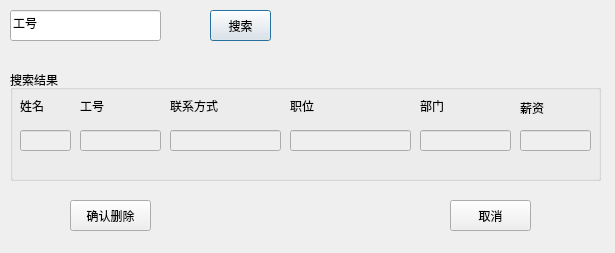
<?xml version="1.0" encoding="UTF-8"?>
<ui version="4.0">
 <class>deletePersonal</class>
 <widget class="QDialog" name="deletePersonal">
  <property name="geometry">
   <rect>
    <x>0</x>
    <y>0</y>
    <width>615</width>
    <height>253</height>
   </rect>
  </property>
  <property name="windowTitle">
   <string>企业人事管理系统</string>
  </property>
  <widget class="QPushButton" name="searchBtn">
   <property name="geometry">
    <rect>
     <x>210</x>
     <y>10</y>
     <width>61</width>
     <height>31</height>
    </rect>
   </property>
   <property name="text">
    <string>搜索</string>
   </property>
  </widget>
  <widget class="QPushButton" name="okBtn">
   <property name="geometry">
    <rect>
     <x>70</x>
     <y>200</y>
     <width>81</width>
     <height>31</height>
    </rect>
   </property>
   <property name="text">
    <string>确认删除</string>
   </property>
  </widget>
  <widget class="QLineEdit" name="searchLineEdit">
   <property name="geometry">
    <rect>
     <x>10</x>
     <y>10</y>
     <width>151</width>
     <height>31</height>
    </rect>
   </property>
   <property name="text">
    <string>工号</string>
   </property>
  </widget>
  <widget class="QGroupBox" name="dispalyGroupBox">
   <property name="geometry">
    <rect>
     <x>10</x>
     <y>70</y>
     <width>591</width>
     <height>111</height>
    </rect>
   </property>
   <property name="title">
    <string>搜索结果</string>
   </property>
   <widget class="QLabel" name="nameLabel_2">
    <property name="geometry">
     <rect>
      <x>10</x>
      <y>30</y>
      <width>54</width>
      <height>12</height>
     </rect>
    </property>
    <property name="text">
     <string>姓名</string>
    </property>
   </widget>
   <widget class="QLabel" name="jobNumLabel_2">
    <property name="geometry">
     <rect>
      <x>70</x>
      <y>30</y>
      <width>54</width>
      <height>12</height>
     </rect>
    </property>
    <property name="text">
     <string>工号</string>
    </property>
   </widget>
   <widget class="QLabel" name="connLabel_2">
    <property name="geometry">
     <rect>
      <x>160</x>
      <y>30</y>
      <width>54</width>
      <height>12</height>
     </rect>
    </property>
    <property name="text">
     <string>联系方式</string>
    </property>
   </widget>
   <widget class="QLabel" name="posiLabel_2">
    <property name="geometry">
     <rect>
      <x>280</x>
      <y>30</y>
      <width>54</width>
      <height>12</height>
     </rect>
    </property>
    <property name="text">
     <string>职位</string>
    </property>
   </widget>
   <widget class="QLabel" name="departLabel_2">
    <property name="geometry">
     <rect>
      <x>410</x>
      <y>30</y>
      <width>54</width>
      <height>12</height>
     </rect>
    </property>
    <property name="text">
     <string>部门</string>
    </property>
   </widget>
   <widget class="QLineEdit" name="nameLineEdit_2">
    <property name="enabled">
     <bool>false</bool>
    </property>
    <property name="geometry">
     <rect>
      <x>10</x>
      <y>60</y>
      <width>51</width>
      <height>21</height>
     </rect>
    </property>
   </widget>
   <widget class="QLineEdit" name="jobNumLineEdit_2">
    <property name="enabled">
     <bool>false</bool>
    </property>
    <property name="geometry">
     <rect>
      <x>70</x>
      <y>60</y>
      <width>81</width>
      <height>21</height>
     </rect>
    </property>
   </widget>
   <widget class="QLineEdit" name="connLineEdit_2">
    <property name="enabled">
     <bool>false</bool>
    </property>
    <property name="geometry">
     <rect>
      <x>160</x>
      <y>60</y>
      <width>111</width>
      <height>21</height>
     </rect>
    </property>
   </widget>
   <widget class="QLineEdit" name="posiLineEdit_2">
    <property name="enabled">
     <bool>false</bool>
    </property>
    <property name="geometry">
     <rect>
      <x>280</x>
      <y>60</y>
      <width>121</width>
      <height>21</height>
     </rect>
    </property>
   </widget>
   <widget class="QLineEdit" name="departLineEdit_2">
    <property name="enabled">
     <bool>false</bool>
    </property>
    <property name="geometry">
     <rect>
      <x>410</x>
      <y>60</y>
      <width>91</width>
      <height>21</height>
     </rect>
    </property>
   </widget>
   <widget class="QLabel" name="salaLabel_2">
    <property name="geometry">
     <rect>
      <x>510</x>
      <y>30</y>
      <width>41</width>
      <height>16</height>
     </rect>
    </property>
    <property name="text">
     <string>薪资</string>
    </property>
   </widget>
   <widget class="QLineEdit" name="salaLineEdit_2">
    <property name="enabled">
     <bool>false</bool>
    </property>
    <property name="geometry">
     <rect>
      <x>510</x>
      <y>60</y>
      <width>71</width>
      <height>21</height>
     </rect>
    </property>
   </widget>
  </widget>
  <widget class="QPushButton" name="cancelBtn">
   <property name="geometry">
    <rect>
     <x>450</x>
     <y>200</y>
     <width>81</width>
     <height>31</height>
    </rect>
   </property>
   <property name="text">
    <string>取消</string>
   </property>
  </widget>
 </widget>
 <resources/>
 <connections/>
</ui>
